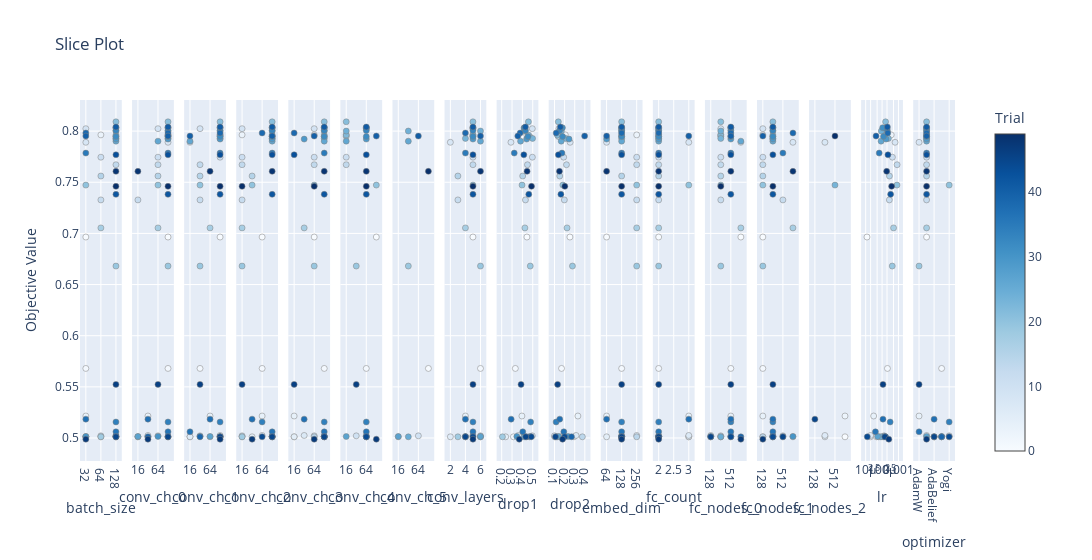

Here is the notebook cell this chart was saved with:
### Code cell
# Plot 4: How each parameter individually affected score
plot_slice(study).show()

### Figure 1 — Plotly figure (JSON) as saved in the notebook; plotly's stock layout.template omitted (floating-point values rounded to 4 significant figures)
{"data": [{"marker": {"color": [0, 1, 2, 3, 4, 5, 6, 7, 8, 9, 10, 11, 12, 13, 14, 15, 16, 17, 18, 19, 20, 21, 22, 23, 24, 25, 26, 27, 28, 29, 30, 31, 32, 33, 34, 35, 36, 37, 38, 39, 40, 41, 42, 43, 44, 45, 46, 47, 48, 49], "colorbar": {"title": {"text": "Trial"}, "x": 1, "xpad": 40}, "colorscale": [[0, "rgb(247,251,255)"], [0.125, "rgb(222,235,247)"], [0.25, "rgb(198,219,239)"], [0.375, "rgb(158,202,225)"], [0.5, "rgb(107,174,214)"], [0.625, "rgb(66,146,198)"], [0.75, "rgb(33,113,181)"], [0.875, "rgb(8,81,156)"], [1, "rgb(8,48,107)"]], "line": {"color": "Grey", "width": 0.5}, "showscale": true}, "mode": "markers", "name": "Feasible Trial", "showlegend": false, "type": "scatter", "x": [32, 32, 32, 64, 32, 32, 32, 128, 32, 32, 64, 64, 64, 128, 64, 64, 128, 64, 64, 128, 32, 128, 128, 128, 128, 128, 128, 128, 128, 128, 32, 128, 128, 128, 128, 32, 128, 32, 32, 128, 32, 128, 128, 128, 128, 128, 128, 32, 128, 128], "xaxis": "x", "y": [0.6965, 0.568, 0.5012, 0.7963, 0.5215, 0.5012, 0.5012, 0.5025, 0.7891, 0.8024, 0.5021, 0.7745, 0.7328, 0.7671, 0.5012, 0.7561, 0.7947, 0.7054, 0.5012, 0.6681, 0.7472, 0.8091, 0.7962, 0.7928, 0.8001, 0.5012, 0.7902, 0.5015, 0.8031, 0.7922, 0.5016, 0.8033, 0.7947, 0.8005, 0.5157, 0.7785, 0.5061, 0.5184, 0.7982, 0.5012, 0.7952, 0.804, 0.7382, 0.7769, 0.5012, 0.5012, 0.5524, 0.4988, 0.7607, 0.746], "yaxis": "y"}, {"marker": {"color": [0, 1, 2, 3, 4, 5, 6, 7, 8, 9, 10, 11, 12, 13, 14, 15, 16, 17, 18, 19, 20, 21, 22, 23, 24, 25, 26, 27, 28, 29, 30, 31, 32, 33, 34, 35, 36, 37, 38, 39, 40, 41, 42, 43, 44, 45, 46, 47, 48, 49], "colorbar": {"title": {"text": "Trial"}, "x": 1, "xpad": 40}, "colorscale": [[0, "rgb(247,251,255)"], [0.125, "rgb(222,235,247)"], [0.25, "rgb(198,219,239)"], [0.375, "rgb(158,202,225)"], [0.5, "rgb(107,174,214)"], [0.625, "rgb(66,146,198)"], [0.75, "rgb(33,113,181)"], [0.875, "rgb(8,81,156)"], [1, "rgb(8,48,107)"]], "line": {"color": "Grey", "width": 0.5}, "showscale": false}, "mode": "markers", "name": "Feasible Trial", "showlegend": false, "type": "scatter", "x": [128, 128, 128, 128, 32, 32, 32, 32, 128, 64, 64, 64, 16, 64, 16, 64, 128, 64, 16, 128, 64, 128, 128, 128, 128, 128, 64, 16, 128, 128, 64, 128, 128, 128, 128, 128, 128, 32, 128, 32, 128, 128, 128, 128, 128, 128, 64, 32, 16, 128], "xaxis": "x2", "y": [0.6965, 0.568, 0.5012, 0.7963, 0.5215, 0.5012, 0.5012, 0.5025, 0.7891, 0.8024, 0.5021, 0.7745, 0.7328, 0.7671, 0.5012, 0.7561, 0.7947, 0.7054, 0.5012, 0.6681, 0.7472, 0.8091, 0.7962, 0.7928, 0.8001, 0.5012, 0.7902, 0.5015, 0.8031, 0.7922, 0.5016, 0.8033, 0.7947, 0.8005, 0.5157, 0.7785, 0.5061, 0.5184, 0.7982, 0.5012, 0.7952, 0.804, 0.7382, 0.7769, 0.5012, 0.5012, 0.5524, 0.4988, 0.7607, 0.746], "yaxis": "y2"}, {"marker": {"color": [0, 1, 2, 3, 4, 5, 6, 7, 8, 9, 10, 11, 12, 13, 14, 15, 16, 17, 18, 19, 20, 21, 22, 23, 24, 25, 26, 27, 28, 29, 30, 31, 32, 33, 34, 35, 36, 37, 38, 39, 40, 41, 42, 43, 44, 45, 46, 47, 48, 49], "colorbar": {"title": {"text": "Trial"}, "x": 1, "xpad": 40}, "colorscale": [[0, "rgb(247,251,255)"], [0.125, "rgb(222,235,247)"], [0.25, "rgb(198,219,239)"], [0.375, "rgb(158,202,225)"], [0.5, "rgb(107,174,214)"], [0.625, "rgb(66,146,198)"], [0.75, "rgb(33,113,181)"], [0.875, "rgb(8,81,156)"], [1, "rgb(8,48,107)"]], "line": {"color": "Grey", "width": 0.5}, "showscale": false}, "mode": "markers", "name": "Feasible Trial", "showlegend": false, "type": "scatter", "x": [128, 32, 16, 128, 64, 64, 16, 128, 16, 32, 32, 128, 32, 32, 128, 32, 128, 64, 128, 32, 32, 128, 128, 128, 128, 128, 16, 64, 128, 128, 32, 128, 128, 128, 128, 128, 16, 64, 128, 32, 16, 128, 128, 128, 128, 128, 32, 128, 64, 128], "xaxis": "x3", "y": [0.6965, 0.568, 0.5012, 0.7963, 0.5215, 0.5012, 0.5012, 0.5025, 0.7891, 0.8024, 0.5021, 0.7745, 0.7328, 0.7671, 0.5012, 0.7561, 0.7947, 0.7054, 0.5012, 0.6681, 0.7472, 0.8091, 0.7962, 0.7928, 0.8001, 0.5012, 0.7902, 0.5015, 0.8031, 0.7922, 0.5016, 0.8033, 0.7947, 0.8005, 0.5157, 0.7785, 0.5061, 0.5184, 0.7982, 0.5012, 0.7952, 0.804, 0.7382, 0.7769, 0.5012, 0.5012, 0.5524, 0.4988, 0.7607, 0.746], "yaxis": "y3"}, {"marker": {"color": [0, 1, 2, 3, 4, 5, 7, 9, 10, 11, 12, 13, 14, 15, 16, 17, 18, 19, 20, 21, 22, 23, 24, 25, 26, 27, 28, 29, 30, 31, 32, 33, 34, 35, 36, 37, 38, 39, 40, 41, 42, 43, 44, 45, 46, 47, 48, 49], "colorbar": {"title": {"text": "Trial"}, "x": 1, "xpad": 40}, "colorscale": [[0, "rgb(247,251,255)"], [0.125, "rgb(222,235,247)"], [0.25, "rgb(198,219,239)"], [0.375, "rgb(158,202,225)"], [0.5, "rgb(107,174,214)"], [0.625, "rgb(66,146,198)"], [0.75, "rgb(33,113,181)"], [0.875, "rgb(8,81,156)"], [1, "rgb(8,48,107)"]], "line": {"color": "Grey", "width": 0.5}, "showscale": false}, "mode": "markers", "name": "Feasible Trial", "showlegend": false, "type": "scatter", "x": [64, 64, 128, 16, 64, 32, 64, 16, 16, 16, 16, 16, 16, 32, 128, 16, 16, 16, 32, 128, 128, 128, 128, 128, 128, 128, 128, 128, 128, 128, 128, 128, 64, 128, 128, 32, 64, 128, 128, 128, 128, 128, 64, 128, 16, 32, 128, 16], "xaxis": "x4", "y": [0.6965, 0.568, 0.5012, 0.7963, 0.5215, 0.5012, 0.5025, 0.8024, 0.5021, 0.7745, 0.7328, 0.7671, 0.5012, 0.7561, 0.7947, 0.7054, 0.5012, 0.6681, 0.7472, 0.8091, 0.7962, 0.7928, 0.8001, 0.5012, 0.7902, 0.5015, 0.8031, 0.7922, 0.5016, 0.8033, 0.7947, 0.8005, 0.5157, 0.7785, 0.5061, 0.5184, 0.7982, 0.5012, 0.7952, 0.804, 0.7382, 0.7769, 0.5012, 0.5012, 0.5524, 0.4988, 0.7607, 0.746], "yaxis": "y4"}, {"marker": {"color": [0, 1, 2, 3, 4, 5, 7, 9, 10, 11, 13, 14, 16, 17, 19, 20, 21, 22, 23, 24, 25, 26, 27, 28, 29, 30, 31, 32, 33, 34, 35, 36, 37, 38, 39, 40, 41, 42, 43, 44, 45, 46, 47, 48, 49], "colorbar": {"title": {"text": "Trial"}, "x": 1, "xpad": 40}, "colorscale": [[0, "rgb(247,251,255)"], [0.125, "rgb(222,235,247)"], [0.25, "rgb(198,219,239)"], [0.375, "rgb(158,202,225)"], [0.5, "rgb(107,174,214)"], [0.625, "rgb(66,146,198)"], [0.75, "rgb(33,113,181)"], [0.875, "rgb(8,81,156)"], [1, "rgb(8,48,107)"]], "line": {"color": "Grey", "width": 0.5}, "showscale": false}, "mode": "markers", "name": "Feasible Trial", "showlegend": false, "type": "scatter", "x": [64, 128, 16, 64, 16, 16, 32, 64, 64, 64, 64, 64, 128, 32, 64, 64, 128, 128, 128, 128, 128, 128, 128, 128, 32, 128, 128, 128, 128, 128, 128, 128, 32, 16, 128, 64, 128, 128, 16, 128, 128, 16, 64, 128, 64], "xaxis": "x5", "y": [0.6965, 0.568, 0.5012, 0.7963, 0.5215, 0.5012, 0.5025, 0.8024, 0.5021, 0.7745, 0.7671, 0.5012, 0.7947, 0.7054, 0.6681, 0.7472, 0.8091, 0.7962, 0.7928, 0.8001, 0.5012, 0.7902, 0.5015, 0.8031, 0.7922, 0.5016, 0.8033, 0.7947, 0.8005, 0.5157, 0.7785, 0.5061, 0.5184, 0.7982, 0.5012, 0.7952, 0.804, 0.7382, 0.7769, 0.5012, 0.5012, 0.5524, 0.4988, 0.7607, 0.746], "yaxis": "y5"}, {"marker": {"color": [0, 1, 3, 7, 9, 10, 11, 13, 14, 16, 19, 20, 21, 22, 24, 25, 26, 27, 28, 29, 31, 32, 33, 34, 36, 39, 40, 41, 42, 43, 44, 46, 47, 48, 49], "colorbar": {"title": {"text": "Trial"}, "x": 1, "xpad": 40}, "colorscale": [[0, "rgb(247,251,255)"], [0.125, "rgb(222,235,247)"], [0.25, "rgb(198,219,239)"], [0.375, "rgb(158,202,225)"], [0.5, "rgb(107,174,214)"], [0.625, "rgb(66,146,198)"], [0.75, "rgb(33,113,181)"], [0.875, "rgb(8,81,156)"], [1, "rgb(8,48,107)"]], "line": {"color": "Grey", "width": 0.5}, "showscale": false}, "mode": "markers", "name": "Feasible Trial", "showlegend": false, "type": "scatter", "x": [128, 64, 16, 64, 64, 32, 16, 16, 64, 16, 32, 128, 16, 16, 16, 64, 16, 16, 64, 64, 64, 64, 64, 64, 64, 64, 128, 64, 64, 64, 64, 32, 128, 64, 64], "xaxis": "x6", "y": [0.6965, 0.568, 0.7963, 0.5025, 0.8024, 0.5021, 0.7745, 0.7671, 0.5012, 0.7947, 0.6681, 0.7472, 0.8091, 0.7962, 0.8001, 0.5012, 0.7902, 0.5015, 0.8031, 0.7922, 0.8033, 0.7947, 0.8005, 0.5157, 0.5061, 0.5012, 0.7952, 0.804, 0.7382, 0.7769, 0.5012, 0.5524, 0.4988, 0.7607, 0.746], "yaxis": "y6"}, {"marker": {"color": [1, 10, 14, 19, 24, 25, 26, 27, 40, 48], "colorbar": {"title": {"text": "Trial"}, "x": 1, "xpad": 40}, "colorscale": [[0, "rgb(247,251,255)"], [0.125, "rgb(222,235,247)"], [0.25, "rgb(198,219,239)"], [0.375, "rgb(158,202,225)"], [0.5, "rgb(107,174,214)"], [0.625, "rgb(66,146,198)"], [0.75, "rgb(33,113,181)"], [0.875, "rgb(8,81,156)"], [1, "rgb(8,48,107)"]], "line": {"color": "Grey", "width": 0.5}, "showscale": false}, "mode": "markers", "name": "Feasible Trial", "showlegend": false, "type": "scatter", "x": [128, 64, 16, 32, 32, 32, 32, 16, 64, 128], "xaxis": "x7", "y": [0.568, 0.5021, 0.5012, 0.6681, 0.8001, 0.5012, 0.7902, 0.5015, 0.7952, 0.7607], "yaxis": "y7"}, {"marker": {"color": [0, 1, 2, 3, 4, 5, 6, 7, 8, 9, 10, 11, 12, 13, 14, 15, 16, 17, 18, 19, 20, 21, 22, 23, 24, 25, 26, 27, 28, 29, 30, 31, 32, 33, 34, 35, 36, 37, 38, 39, 40, 41, 42, 43, 44, 45, 46, 47, 48, 49], "colorbar": {"title": {"text": "Trial"}, "x": 1, "xpad": 40}, "colorscale": [[0, "rgb(247,251,255)"], [0.125, "rgb(222,235,247)"], [0.25, "rgb(198,219,239)"], [0.375, "rgb(158,202,225)"], [0.5, "rgb(107,174,214)"], [0.625, "rgb(66,146,198)"], [0.75, "rgb(33,113,181)"], [0.875, "rgb(8,81,156)"], [1, "rgb(8,48,107)"]], "line": {"color": "Grey", "width": 0.5}, "showscale": false}, "mode": "markers", "name": "Feasible Trial", "showlegend": false, "type": "scatter", "x": [5, 6, 4, 5, 4, 4, 2, 5, 2, 5, 6, 5, 3, 5, 6, 3, 5, 4, 3, 6, 5, 5, 5, 4, 6, 6, 6, 6, 5, 5, 4, 5, 5, 5, 5, 4, 5, 4, 4, 5, 6, 5, 5, 5, 5, 4, 5, 5, 6, 5], "xaxis": "x8", "y": [0.6965, 0.568, 0.5012, 0.7963, 0.5215, 0.5012, 0.5012, 0.5025, 0.7891, 0.8024, 0.5021, 0.7745, 0.7328, 0.7671, 0.5012, 0.7561, 0.7947, 0.7054, 0.5012, 0.6681, 0.7472, 0.8091, 0.7962, 0.7928, 0.8001, 0.5012, 0.7902, 0.5015, 0.8031, 0.7922, 0.5016, 0.8033, 0.7947, 0.8005, 0.5157, 0.7785, 0.5061, 0.5184, 0.7982, 0.5012, 0.7952, 0.804, 0.7382, 0.7769, 0.5012, 0.5012, 0.5524, 0.4988, 0.7607, 0.746], "yaxis": "y8"}, {"marker": {"color": [0, 1, 2, 3, 4, 5, 6, 7, 8, 9, 10, 11, 12, 13, 14, 15, 16, 17, 18, 19, 20, 21, 22, 23, 24, 25, 26, 27, 28, 29, 30, 31, 32, 33, 34, 35, 36, 37, 38, 39, 40, 41, 42, 43, 44, 45, 46, 47, 48, 49], "colorbar": {"title": {"text": "Trial"}, "x": 1, "xpad": 40}, "colorscale": [[0, "rgb(247,251,255)"], [0.125, "rgb(222,235,247)"], [0.25, "rgb(198,219,239)"], [0.375, "rgb(158,202,225)"], [0.5, "rgb(107,174,214)"], [0.625, "rgb(66,146,198)"], [0.75, "rgb(33,113,181)"], [0.875, "rgb(8,81,156)"], [1, "rgb(8,48,107)"]], "line": {"color": "Grey", "width": 0.5}, "showscale": false}, "mode": "markers", "name": "Feasible Trial", "showlegend": false, "type": "scatter", "x": [0.4436, 0.3317, 0.3133, 0.4433, 0.3954, 0.2386, 0.3733, 0.3611, 0.2894, 0.4957, 0.4959, 0.4964, 0.4296, 0.4489, 0.4682, 0.4028, 0.4708, 0.424, 0.2073, 0.4762, 0.3966, 0.4582, 0.4576, 0.4981, 0.4168, 0.4172, 0.3822, 0.4758, 0.4161, 0.441, 0.3462, 0.4194, 0.454, 0.4297, 0.4797, 0.3212, 0.4038, 0.2912, 0.3783, 0.4409, 0.3558, 0.4294, 0.4617, 0.4139, 0.4857, 0.4325, 0.3869, 0.3695, 0.4453, 0.4881], "xaxis": "x9", "y": [0.6965, 0.568, 0.5012, 0.7963, 0.5215, 0.5012, 0.5012, 0.5025, 0.7891, 0.8024, 0.5021, 0.7745, 0.7328, 0.7671, 0.5012, 0.7561, 0.7947, 0.7054, 0.5012, 0.6681, 0.7472, 0.8091, 0.7962, 0.7928, 0.8001, 0.5012, 0.7902, 0.5015, 0.8031, 0.7922, 0.5016, 0.8033, 0.7947, 0.8005, 0.5157, 0.7785, 0.5061, 0.5184, 0.7982, 0.5012, 0.7952, 0.804, 0.7382, 0.7769, 0.5012, 0.5012, 0.5524, 0.4988, 0.7607, 0.746], "yaxis": "y9"}, {"marker": {"color": [0, 1, 2, 3, 4, 5, 6, 7, 8, 9, 10, 11, 12, 13, 14, 15, 16, 17, 18, 19, 20, 21, 22, 23, 24, 25, 26, 27, 28, 29, 30, 31, 32, 33, 34, 35, 36, 37, 38, 39, 40, 41, 42, 43, 44, 45, 46, 47, 48, 49], "colorbar": {"title": {"text": "Trial"}, "x": 1, "xpad": 40}, "colorscale": [[0, "rgb(247,251,255)"], [0.125, "rgb(222,235,247)"], [0.25, "rgb(198,219,239)"], [0.375, "rgb(158,202,225)"], [0.5, "rgb(107,174,214)"], [0.625, "rgb(66,146,198)"], [0.75, "rgb(33,113,181)"], [0.875, "rgb(8,81,156)"], [1, "rgb(8,48,107)"]], "line": {"color": "Grey", "width": 0.5}, "showscale": false}, "mode": "markers", "name": "Feasible Trial", "showlegend": false, "type": "scatter", "x": [0.2527, 0.1697, 0.2929, 0.2072, 0.3317, 0.1018, 0.1566, 0.3133, 0.2546, 0.144, 0.1004, 0.191, 0.1976, 0.2184, 0.3759, 0.1521, 0.1387, 0.2242, 0.1285, 0.2777, 0.1827, 0.1379, 0.1289, 0.212, 0.1681, 0.1186, 0.1667, 0.1409, 0.1729, 0.244, 0.2346, 0.1783, 0.1803, 0.1512, 0.1161, 0.1741, 0.1924, 0.152, 0.1168, 0.2682, 0.3981, 0.158, 0.1635, 0.1386, 0.2001, 0.1102, 0.1312, 0.1799, 0.149, 0.2024], "xaxis": "x10", "y": [0.6965, 0.568, 0.5012, 0.7963, 0.5215, 0.5012, 0.5012, 0.5025, 0.7891, 0.8024, 0.5021, 0.7745, 0.7328, 0.7671, 0.5012, 0.7561, 0.7947, 0.7054, 0.5012, 0.6681, 0.7472, 0.8091, 0.7962, 0.7928, 0.8001, 0.5012, 0.7902, 0.5015, 0.8031, 0.7922, 0.5016, 0.8033, 0.7947, 0.8005, 0.5157, 0.7785, 0.5061, 0.5184, 0.7982, 0.5012, 0.7952, 0.804, 0.7382, 0.7769, 0.5012, 0.5012, 0.5524, 0.4988, 0.7607, 0.746], "yaxis": "y10"}, {"marker": {"color": [0, 1, 2, 3, 4, 5, 6, 7, 8, 9, 10, 11, 12, 13, 14, 15, 16, 17, 18, 19, 20, 21, 22, 23, 24, 25, 26, 27, 28, 29, 30, 31, 32, 33, 34, 35, 36, 37, 38, 39, 40, 41, 42, 43, 44, 45, 46, 47, 48, 49], "colorbar": {"title": {"text": "Trial"}, "x": 1, "xpad": 40}, "colorscale": [[0, "rgb(247,251,255)"], [0.125, "rgb(222,235,247)"], [0.25, "rgb(198,219,239)"], [0.375, "rgb(158,202,225)"], [0.5, "rgb(107,174,214)"], [0.625, "rgb(66,146,198)"], [0.75, "rgb(33,113,181)"], [0.875, "rgb(8,81,156)"], [1, "rgb(8,48,107)"]], "line": {"color": "Grey", "width": 0.5}, "showscale": false}, "mode": "markers", "name": "Feasible Trial", "showlegend": false, "type": "scatter", "x": [64, 128, 128, 256, 64, 64, 128, 256, 64, 128, 128, 256, 256, 256, 256, 128, 128, 256, 128, 256, 256, 128, 128, 128, 128, 128, 128, 128, 128, 64, 128, 128, 128, 128, 128, 128, 128, 64, 128, 128, 64, 128, 128, 128, 128, 128, 128, 128, 64, 128], "xaxis": "x11", "y": [0.6965, 0.568, 0.5012, 0.7963, 0.5215, 0.5012, 0.5012, 0.5025, 0.7891, 0.8024, 0.5021, 0.7745, 0.7328, 0.7671, 0.5012, 0.7561, 0.7947, 0.7054, 0.5012, 0.6681, 0.7472, 0.8091, 0.7962, 0.7928, 0.8001, 0.5012, 0.7902, 0.5015, 0.8031, 0.7922, 0.5016, 0.8033, 0.7947, 0.8005, 0.5157, 0.7785, 0.5061, 0.5184, 0.7982, 0.5012, 0.7952, 0.804, 0.7382, 0.7769, 0.5012, 0.5012, 0.5524, 0.4988, 0.7607, 0.746], "yaxis": "y11"}, {"marker": {"color": [0, 1, 2, 3, 4, 5, 6, 7, 8, 9, 10, 11, 12, 13, 14, 15, 16, 17, 18, 19, 20, 21, 22, 23, 24, 25, 26, 27, 28, 29, 30, 31, 32, 33, 34, 35, 36, 37, 38, 39, 40, 41, 42, 43, 44, 45, 46, 47, 48, 49], "colorbar": {"title": {"text": "Trial"}, "x": 1, "xpad": 40}, "colorscale": [[0, "rgb(247,251,255)"], [0.125, "rgb(222,235,247)"], [0.25, "rgb(198,219,239)"], [0.375, "rgb(158,202,225)"], [0.5, "rgb(107,174,214)"], [0.625, "rgb(66,146,198)"], [0.75, "rgb(33,113,181)"], [0.875, "rgb(8,81,156)"], [1, "rgb(8,48,107)"]], "line": {"color": "Grey", "width": 0.5}, "showscale": false}, "mode": "markers", "name": "Feasible Trial", "showlegend": false, "type": "scatter", "x": [2, 2, 3, 2, 3, 2, 3, 3, 3, 2, 2, 2, 2, 2, 2, 2, 2, 2, 2, 2, 3, 2, 2, 2, 2, 2, 2, 2, 2, 2, 2, 2, 2, 2, 2, 2, 2, 3, 2, 2, 3, 2, 2, 2, 2, 2, 2, 2, 2, 2], "xaxis": "x12", "y": [0.6965, 0.568, 0.5012, 0.7963, 0.5215, 0.5012, 0.5012, 0.5025, 0.7891, 0.8024, 0.5021, 0.7745, 0.7328, 0.7671, 0.5012, 0.7561, 0.7947, 0.7054, 0.5012, 0.6681, 0.7472, 0.8091, 0.7962, 0.7928, 0.8001, 0.5012, 0.7902, 0.5015, 0.8031, 0.7922, 0.5016, 0.8033, 0.7947, 0.8005, 0.5157, 0.7785, 0.5061, 0.5184, 0.7982, 0.5012, 0.7952, 0.804, 0.7382, 0.7769, 0.5012, 0.5012, 0.5524, 0.4988, 0.7607, 0.746], "yaxis": "y12"}, {"marker": {"color": [0, 1, 2, 3, 4, 5, 6, 7, 8, 9, 10, 11, 12, 13, 14, 15, 16, 17, 18, 19, 20, 21, 22, 23, 24, 25, 26, 27, 28, 29, 30, 31, 32, 33, 34, 35, 36, 37, 38, 39, 40, 41, 42, 43, 44, 45, 46, 47, 48, 49], "colorbar": {"title": {"text": "Trial"}, "x": 1, "xpad": 40}, "colorscale": [[0, "rgb(247,251,255)"], [0.125, "rgb(222,235,247)"], [0.25, "rgb(198,219,239)"], [0.375, "rgb(158,202,225)"], [0.5, "rgb(107,174,214)"], [0.625, "rgb(66,146,198)"], [0.75, "rgb(33,113,181)"], [0.875, "rgb(8,81,156)"], [1, "rgb(8,48,107)"]], "line": {"color": "Grey", "width": 0.5}, "showscale": false}, "mode": "markers", "name": "Feasible Trial", "showlegend": false, "type": "scatter", "x": [1024, 512, 256, 256, 512, 512, 128, 128, 1024, 256, 256, 256, 256, 256, 256, 256, 256, 1024, 128, 256, 256, 256, 256, 256, 256, 256, 1024, 128, 512, 512, 512, 512, 512, 512, 512, 512, 512, 512, 512, 1024, 512, 512, 512, 512, 512, 128, 512, 1024, 512, 256], "xaxis": "x13", "y": [0.6965, 0.568, 0.5012, 0.7963, 0.5215, 0.5012, 0.5012, 0.5025, 0.7891, 0.8024, 0.5021, 0.7745, 0.7328, 0.7671, 0.5012, 0.7561, 0.7947, 0.7054, 0.5012, 0.6681, 0.7472, 0.8091, 0.7962, 0.7928, 0.8001, 0.5012, 0.7902, 0.5015, 0.8031, 0.7922, 0.5016, 0.8033, 0.7947, 0.8005, 0.5157, 0.7785, 0.5061, 0.5184, 0.7982, 0.5012, 0.7952, 0.804, 0.7382, 0.7769, 0.5012, 0.5012, 0.5524, 0.4988, 0.7607, 0.746], "yaxis": "y13"}, {"marker": {"color": [0, 1, 2, 3, 4, 5, 6, 7, 8, 9, 10, 11, 12, 13, 14, 15, 16, 17, 18, 19, 20, 21, 22, 23, 24, 25, 26, 27, 28, 29, 30, 31, 32, 33, 34, 35, 36, 37, 38, 39, 40, 41, 42, 43, 44, 45, 46, 47, 48, 49], "colorbar": {"title": {"text": "Trial"}, "x": 1, "xpad": 40}, "colorscale": [[0, "rgb(247,251,255)"], [0.125, "rgb(222,235,247)"], [0.25, "rgb(198,219,239)"], [0.375, "rgb(158,202,225)"], [0.5, "rgb(107,174,214)"], [0.625, "rgb(66,146,198)"], [0.75, "rgb(33,113,181)"], [0.875, "rgb(8,81,156)"], [1, "rgb(8,48,107)"]], "line": {"color": "Grey", "width": 0.5}, "showscale": false}, "mode": "markers", "name": "Feasible Trial", "showlegend": false, "type": "scatter", "x": [128, 128, 1024, 128, 128, 128, 256, 256, 1024, 128, 512, 128, 512, 128, 128, 128, 256, 1024, 512, 128, 128, 256, 256, 256, 256, 256, 256, 256, 256, 256, 1024, 256, 256, 256, 256, 512, 256, 256, 1024, 256, 128, 256, 256, 256, 256, 512, 256, 128, 1024, 256], "xaxis": "x14", "y": [0.6965, 0.568, 0.5012, 0.7963, 0.5215, 0.5012, 0.5012, 0.5025, 0.7891, 0.8024, 0.5021, 0.7745, 0.7328, 0.7671, 0.5012, 0.7561, 0.7947, 0.7054, 0.5012, 0.6681, 0.7472, 0.8091, 0.7962, 0.7928, 0.8001, 0.5012, 0.7902, 0.5015, 0.8031, 0.7922, 0.5016, 0.8033, 0.7947, 0.8005, 0.5157, 0.7785, 0.5061, 0.5184, 0.7982, 0.5012, 0.7952, 0.804, 0.7382, 0.7769, 0.5012, 0.5012, 0.5524, 0.4988, 0.7607, 0.746], "yaxis": "y14"}, {"marker": {"color": [2, 4, 6, 7, 8, 20, 37, 40], "colorbar": {"title": {"text": "Trial"}, "x": 1, "xpad": 40}, "colorscale": [[0, "rgb(247,251,255)"], [0.125, "rgb(222,235,247)"], [0.25, "rgb(198,219,239)"], [0.375, "rgb(158,202,225)"], [0.5, "rgb(107,174,214)"], [0.625, "rgb(66,146,198)"], [0.75, "rgb(33,113,181)"], [0.875, "rgb(8,81,156)"], [1, "rgb(8,48,107)"]], "line": {"color": "Grey", "width": 0.5}, "showscale": false}, "mode": "markers", "name": "Feasible Trial", "showlegend": false, "type": "scatter", "x": [1024, 1024, 256, 256, 256, 512, 128, 512], "xaxis": "x15", "y": [0.5012, 0.5215, 0.5012, 0.5025, 0.7891, 0.7472, 0.5184, 0.7952], "yaxis": "y15"}, {"marker": {"color": [0, 1, 2, 3, 4, 5, 6, 7, 8, 9, 10, 11, 12, 13, 14, 15, 16, 17, 18, 19, 20, 21, 22, 23, 24, 25, 26, 27, 28, 29, 30, 31, 32, 33, 34, 35, 36, 37, 38, 39, 40, 41, 42, 43, 44, 45, 46, 47, 48, 49], "colorbar": {"title": {"text": "Trial"}, "x": 1, "xpad": 40}, "colorscale": [[0, "rgb(247,251,255)"], [0.125, "rgb(222,235,247)"], [0.25, "rgb(198,219,239)"], [0.375, "rgb(158,202,225)"], [0.5, "rgb(107,174,214)"], [0.625, "rgb(66,146,198)"], [0.75, "rgb(33,113,181)"], [0.875, "rgb(8,81,156)"], [1, "rgb(8,48,107)"]], "line": {"color": "Grey", "width": 0.5}, "showscale": false}, "mode": "markers", "name": "Feasible Trial", "showlegend": false, "type": "scatter", "x": [1.2e-05, 0.000212, 4.561e-05, 0.0003626, 3.061e-05, 1.97e-05, 6.133e-05, 1.985e-05, 0.0006203, 0.0001982, 0.0001327, 0.0004267, 0.0002776, 0.0008245, 0.0001194, 0.0002817, 0.0001921, 0.0005029, 7.665e-05, 0.0004178, 0.0008101, 0.000164, 0.0001582, 0.0002418, 9.043e-05, 9.826e-05, 8.685e-05, 5.339e-05, 0.000155, 0.0001755, 0.0001446, 0.0001089, 0.0001221, 0.0002095, 0.0003117, 6.679e-05, 3.942e-05, 0.0001132, 0.0002225, 0.0001643, 4.289e-05, 0.000211, 0.0003336, 0.0002282, 1.251e-05, 0.000149, 0.0001135, 0.0002591, 0.0001912, 0.000384], "xaxis": "x16", "y": [0.6965, 0.568, 0.5012, 0.7963, 0.5215, 0.5012, 0.5012, 0.5025, 0.7891, 0.8024, 0.5021, 0.7745, 0.7328, 0.7671, 0.5012, 0.7561, 0.7947, 0.7054, 0.5012, 0.6681, 0.7472, 0.8091, 0.7962, 0.7928, 0.8001, 0.5012, 0.7902, 0.5015, 0.8031, 0.7922, 0.5016, 0.8033, 0.7947, 0.8005, 0.5157, 0.7785, 0.5061, 0.5184, 0.7982, 0.5012, 0.7952, 0.804, 0.7382, 0.7769, 0.5012, 0.5012, 0.5524, 0.4988, 0.7607, 0.746], "yaxis": "y16"}, {"marker": {"color": [0, 1, 2, 3, 4, 5, 6, 7, 8, 9, 10, 11, 12, 13, 14, 15, 16, 17, 18, 19, 20, 21, 22, 23, 24, 25, 26, 27, 28, 29, 30, 31, 32, 33, 34, 35, 36, 37, 38, 39, 40, 41, 42, 43, 44, 45, 46, 47, 48, 49], "colorbar": {"title": {"text": "Trial"}, "x": 1, "xpad": 40}, "colorscale": [[0, "rgb(247,251,255)"], [0.125, "rgb(222,235,247)"], [0.25, "rgb(198,219,239)"], [0.375, "rgb(158,202,225)"], [0.5, "rgb(107,174,214)"], [0.625, "rgb(66,146,198)"], [0.75, "rgb(33,113,181)"], [0.875, "rgb(8,81,156)"], [1, "rgb(8,48,107)"]], "line": {"color": "Grey", "width": 0.5}, "showscale": false}, "mode": "markers", "name": "Feasible Trial", "showlegend": false, "type": "scatter", "x": ["Lion", "LAMB", "Yogi", "Lion", "AdamW", "AdaBelief", "AdaBelief", "Lion", "AdamW", "Lion", "Yogi", "Lion", "Lion", "Lion", "LAMB", "Lion", "Lion", "Lion", "AdaBelief", "AdamW", "Yogi", "Lion", "Lion", "Lion", "Lion", "LAMB", "Lion", "Lion", "Lion", "Lion", "LAMB", "Lion", "Lion", "Lion", "Yogi", "Lion", "AdamW", "AdaBelief", "Lion", "LAMB", "Lion", "Lion", "Lion", "Lion", "Yogi", "AdaBelief", "AdamW", "Lion", "Lion", "Lion"], "xaxis": "x17", "y": [0.6965, 0.568, 0.5012, 0.7963, 0.5215, 0.5012, 0.5012, 0.5025, 0.7891, 0.8024, 0.5021, 0.7745, 0.7328, 0.7671, 0.5012, 0.7561, 0.7947, 0.7054, 0.5012, 0.6681, 0.7472, 0.8091, 0.7962, 0.7928, 0.8001, 0.5012, 0.7902, 0.5015, 0.8031, 0.7922, 0.5016, 0.8033, 0.7947, 0.8005, 0.5157, 0.7785, 0.5061, 0.5184, 0.7982, 0.5012, 0.7952, 0.804, 0.7382, 0.7769, 0.5012, 0.5012, 0.5524, 0.4988, 0.7607, 0.746], "yaxis": "y17"}], "layout": {"title": {"text": "Slice Plot"}, "width": 5100, "xaxis": {"anchor": "y", "categoryarray": [32, 64, 128], "categoryorder": "array", "domain": [0, 0.04775], "title": {"text": "batch_size"}, "type": "category"}, "xaxis10": {"anchor": "y10", "domain": [0.5356, 0.5834], "title": {"text": "drop2"}}, "xaxis11": {"anchor": "y11", "categoryarray": [64, 128, 256], "categoryorder": "array", "domain": [0.5952, 0.6429], "title": {"text": "embed_dim"}, "type": "category"}, "xaxis12": {"anchor": "y12", "domain": [0.6547, 0.7024], "title": {"text": "fc_count"}}, "xaxis13": {"anchor": "y13", "categoryarray": [128, 256, 512, 1024], "categoryorder": "array", "domain": [0.7142, 0.7619], "title": {"text": "fc_nodes_0"}, "type": "category"}, "xaxis14": {"anchor": "y14", "categoryarray": [128, 256, 512, 1024], "categoryorder": "array", "domain": [0.7737, 0.8215], "title": {"text": "fc_nodes_1"}, "type": "category"}, "xaxis15": {"anchor": "y15", "categoryarray": [128, 256, 512, 1024], "categoryorder": "array", "domain": [0.8332, 0.881], "title": {"text": "fc_nodes_2"}, "type": "category"}, "xaxis16": {"anchor": "y16", "domain": [0.8927, 0.9405], "title": {"text": "lr"}, "type": "log"}, "xaxis17": {"anchor": "y17", "categoryarray": ["AdamW", "Lion", "AdaBelief", "LAMB", "Yogi"], "categoryorder": "array", "domain": [0.9522, 1], "title": {"text": "optimizer"}, "type": "category"}, "xaxis2": {"anchor": "y2", "categoryarray": [16, 32, 64, 128], "categoryorder": "array", "domain": [0.05952, 0.1073], "title": {"text": "conv_ch_0"}, "type": "category"}, "xaxis3": {"anchor": "y3", "categoryarray": [16, 32, 64, 128], "categoryorder": "array", "domain": [0.119, 0.1668], "title": {"text": "conv_ch_1"}, "type": "category"}, "xaxis4": {"anchor": "y4", "categoryarray": [16, 32, 64, 128], "categoryorder": "array", "domain": [0.1785, 0.2263], "title": {"text": "conv_ch_2"}, "type": "category"}, "xaxis5": {"anchor": "y5", "categoryarray": [16, 32, 64, 128], "categoryorder": "array", "domain": [0.2381, 0.2858], "title": {"text": "conv_ch_3"}, "type": "category"}, "xaxis6": {"anchor": "y6", "categoryarray": [16, 32, 64, 128], "categoryorder": "array", "domain": [0.2976, 0.3453], "title": {"text": "conv_ch_4"}, "type": "category"}, "xaxis7": {"anchor": "y7", "categoryarray": [16, 32, 64, 128], "categoryorder": "array", "domain": [0.3571, 0.4048], "title": {"text": "conv_ch_5"}, "type": "category"}, "xaxis8": {"anchor": "y8", "domain": [0.4166, 0.4644], "title": {"text": "conv_layers"}}, "xaxis9": {"anchor": "y9", "domain": [0.4761, 0.5239], "title": {"text": "drop1"}}, "yaxis": {"anchor": "x", "domain": [0, 1], "title": {"text": "Objective Value"}}, "yaxis10": {"anchor": "x10", "domain": [0, 1], "matches": "y", "showticklabels": false}, "yaxis11": {"anchor": "x11", "domain": [0, 1], "matches": "y", "showticklabels": false}, "yaxis12": {"anchor": "x12", "domain": [0, 1], "matches": "y", "showticklabels": false}, "yaxis13": {"anchor": "x13", "domain": [0, 1], "matches": "y", "showticklabels": false}, "yaxis14": {"anchor": "x14", "domain": [0, 1], "matches": "y", "showticklabels": false}, "yaxis15": {"anchor": "x15", "domain": [0, 1], "matches": "y", "showticklabels": false}, "yaxis16": {"anchor": "x16", "domain": [0, 1], "matches": "y", "showticklabels": false}, "yaxis17": {"anchor": "x17", "domain": [0, 1], "matches": "y", "showticklabels": false}, "yaxis2": {"anchor": "x2", "domain": [0, 1], "matches": "y", "showticklabels": false}, "yaxis3": {"anchor": "x3", "domain": [0, 1], "matches": "y", "showticklabels": false}, "yaxis4": {"anchor": "x4", "domain": [0, 1], "matches": "y", "showticklabels": false}, "yaxis5": {"anchor": "x5", "domain": [0, 1], "matches": "y", "showticklabels": false}, "yaxis6": {"anchor": "x6", "domain": [0, 1], "matches": "y", "showticklabels": false}, "yaxis7": {"anchor": "x7", "domain": [0, 1], "matches": "y", "showticklabels": false}, "yaxis8": {"anchor": "x8", "domain": [0, 1], "matches": "y", "showticklabels": false}, "yaxis9": {"anchor": "x9", "domain": [0, 1], "matches": "y", "showticklabels": false}}}
